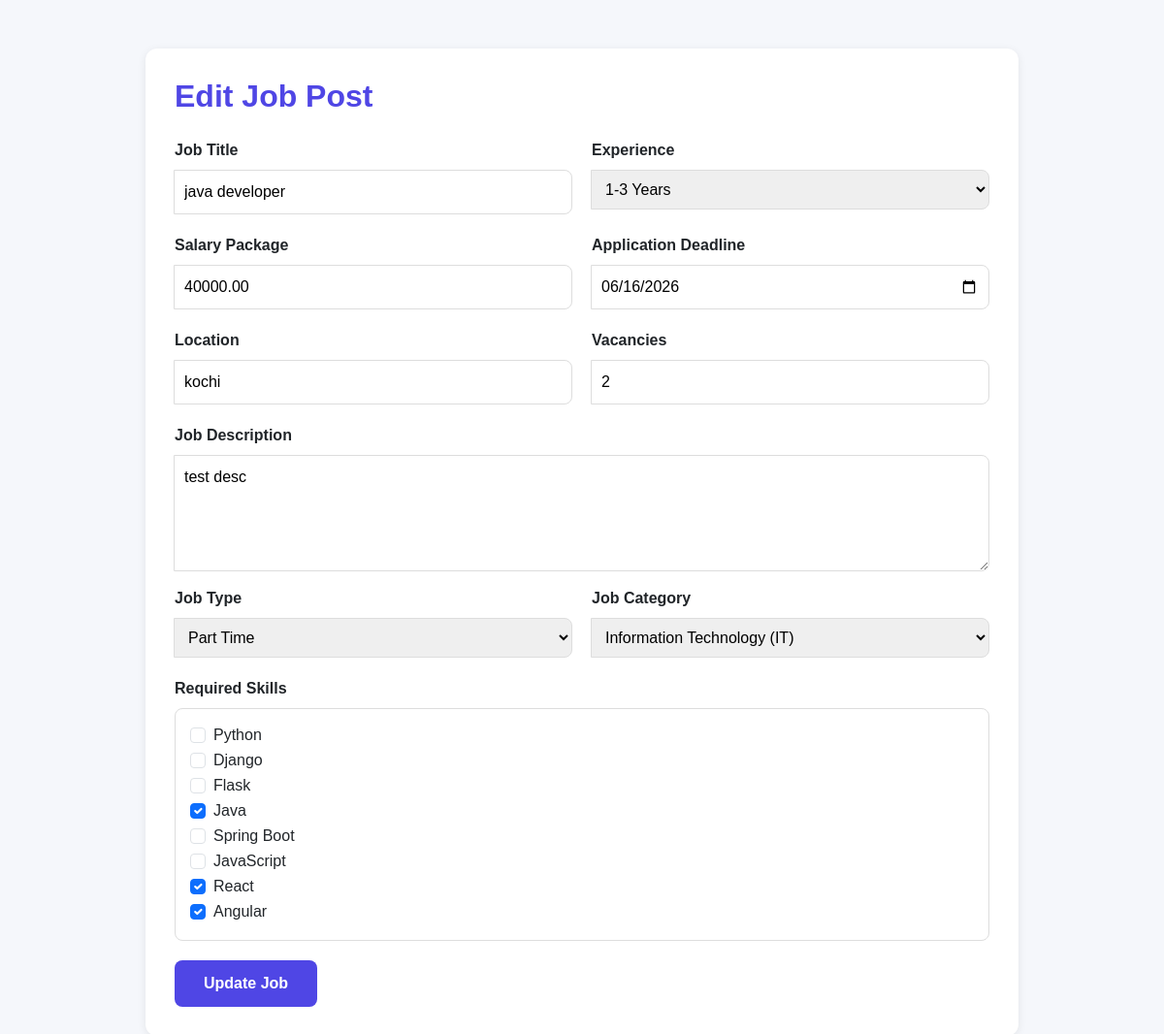
Screenshot of /jobs/edit_job/2 (signed in) with the database file from the repository.
### job/models.py (models this page shows, shortened)
class Job(models.Model):
    JOB_TYPES = (
        ('Full Time', 'Full Time'),
        ('Part Time', 'Part Time'),
        ('Internship', 'Internship'),
        ('Remote', 'Remote'),
    )
    EXPERIENCE_CHOICES = [
        ('Fresher', 'Fresher'),
        ('0-1', '0-1 Years'),
        ('1-3', '1-3 Years'),
        ('3-5', '3-5 Years'),
        ('5-10', '5-10 Years'),
        ('10+', '10+ Years'),
    ]
    title = models.CharField(max_length=200)
    company = models.ForeignKey(
        Company,
        on_delete=models.CASCADE,
        related_name='jobs'
    )
    location = models.CharField(max_length=200)
    salary = models.DecimalField(max_digits=10, decimal_places=2, null=True, blank=True)
    job_type = models.CharField(max_length=20, choices=JOB_TYPES)
    experience = models.CharField(
            max_length=20,
            choices=EXPERIENCE_CHOICES
        )
    vacancies = models.PositiveIntegerField(default=1)
    description = models.TextField()
    category = models.ForeignKey(
        JobCategory,
        on_delete=models.CASCADE
    )
    skills = models.ManyToManyField(Skill)
    posted_date = models.DateTimeField(auto_now_add=True)
    application_deadline = models.DateField()
    is_active = models.BooleanField(default=True)
    is_featured = models.BooleanField(default=False)
    plan = models.ForeignKey(
        FeaturedPlan,
        on_delete=models.CASCADE,
        null=True,
        blank=True
    )
    featured_until = models.DateField(
        null=True,
        blank=True
    )

class JobCategory(models.Model):
    name = models.CharField(max_length=100)

class Skill(models.Model):
    category = models.ForeignKey(
        JobCategory,
        on_delete=models.CASCADE,
        related_name='skills'
    )
    name = models.CharField(max_length=100)

### aijobportal/decorators.py (the view)
    def wrapper(request, *args, **kwargs):
        if request.user.is_authenticated and request.user.user_type == 'company':
            return view_func(request, *args, **kwargs)
        messages.error(request, "You are not authorized to access this page.")
        return redirect('login')

### job/views.py (called while the page is built, shortened)
@company_required
def edit_job(request, job_id):
    company = Company.objects.get(user=request.user)
    job = get_object_or_404(
        Job,
        id=job_id,
        company=company
    )
    categories = JobCategory.objects.all()
    skills = Skill.objects.filter(category_id=job.category)
    return render(request, 'job/edit_job.html', {
        'job': job,
        'categories': categories,
        'skills': skills,
    })

### templates/job/edit_job.html (shortened to what this page needs)
<!DOCTYPE html>
<html lang="en">
<head>
<link href="https://cdn.jsdelivr.net/npm/bootstrap@5.3.3/dist/css/bootstrap.min.css" rel="stylesheet">
</head>
<body>
<div class="edit-card">
    <h2>Edit Job Post</h2>
<form method="post">
    <div class="form-row">
        <div class="input-group">
            <label>Job Title</label>
            <input type="text" name="title" value="{{ job.title }}">
        </div>
        <div class="input-group">
            <label>Experience</label>
            <select name="experience">
                {% for value,label in job.EXPERIENCE_CHOICES %}
                <option value="{{ value }}"
                    {% if job.experience == value %}selected{% endif %}>
                    {{ label }}
                </option>
                {% endfor %}
            </select>
        </div>
    </div>
    <div class="form-row">
        <div class="input-group">
            <label>Salary Package</label>
            <input type="number" name="salary" value="{{ job.salary }}">
        </div>
        <div class="input-group">
            <label>Application Deadline</label>
            <input type="date"
                   name="application_deadline"
                   value="{{ job.application_deadline|date:'Y-m-d' }}">
        </div>
    </div>
    <div class="form-row">
        <div class="input-group">
            <label>Location</label>
            <input type="text" name="location" value="{{ job.location }}">
        </div>
        <div class="input-group">
            <label>Vacancies</label>
            <input type="number" name="vacancies" value="{{ job.vacancies }}">
        </div>
    </div>
    <div class="input-group mb-3">
        <label>Job Description</label>
        <textarea name="description">{{ job.description }}</textarea>
    </div>
    <div class="form-row">
        <div class="input-group">
            <label>Job Type</label>
            <select name="job_type">
                {% for value,label in job.JOB_TYPES %}
                <option value="{{ value }}"
                    {% if job.job_type == value %}selected{% endif %}>
                    {{ label }}
                </option>
                {% endfor %}
            </select>
        </div>
        <div class="input-group">
            <label>Job Category</label>
            <select name="category" id="category">
                {% for category in categories %}
                <option value="{{ category.id }}"
                    {% if category.id == job.category.id %}selected{% endif %}>
                    {{ category.name }}
                </option>
                {% endfor %}
            </select>
        </div>
    </div>
    <label class="mb-2 fw-bold">
        Required Skills
    </label>
    <div class="skills-box" id="skills-container">
        {% for skill in skills %}
        <div class="form-check">
            <input class="form-check-input"
                   type="checkbox"
                   name="skills"
                   value="{{ skill.id }}"
                   {% if skill in job.skills.all %}checked{% endif %}>
            <label class="form-check-label">
                {{ skill.name }}
            </label>
        </div>
        {% endfor %}
    </div>
    <button type="submit" class="submit-btn">
        Update Job
    </button>
</form>
</div>
</body>
</html>

### templates/job/edit_job.html (style rules this page uses)
body { background:#f5f7fb; font-family:Arial,sans-serif; }
.edit-card { max-width:900px; margin:50px auto; background:#fff; padding:30px; border-radius:12px; box-shadow:0 2px 10px rgba(0,0,0,0.08); }
h2 { margin-bottom:25px; color:#4f46e5; font-weight:bold; }
.form-row { display:flex; gap:20px; margin-bottom:20px; }
.input-group { flex:1; display:flex; flex-direction:column; }
.input-group label { margin-bottom:8px; font-weight:600; }
.input-group input, .input-group select, .input-group textarea { padding:10px; border:1px solid #ddd; border-radius:8px; }
textarea { min-height:120px; }
.skills-box { border:1px solid #ddd; padding:15px; border-radius:8px; margin-bottom:20px; }
.submit-btn { background:#4f46e5; color:white; border:none; padding:12px 30px; border-radius:8px; font-weight:600; }

### rows the page displays
Job: title "java developer", experience "1-3 Years", salary "40000.00", application_deadline "06/16/2026", location "kochi", vacancies "2", description "test desc", job_type "Part Time", category "Information Technology (IT)"
Skill: name "Python"
Skill: name "Django"
Skill: name "Flask"
Skill: skills "☑", name "Java"
Skill: name "Spring Boot"
Skill: name "JavaScript"
Skill: skills "☑", name "React"
Skill: skills "☑", name "Angular"
